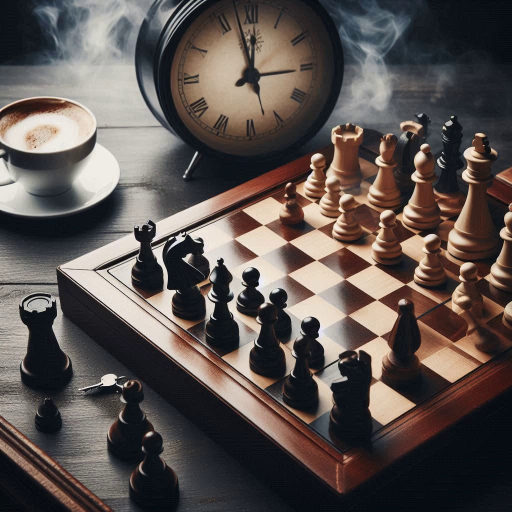
#> input picture frame 100 of hw3/part2/Chess_Video.mp4, 1024 x 1024 px (shown at 1/2 size)
$ jupyter execute part2.ipynb   (shell and % lines are left out)
#> lines starting #> are read from the running program, lines starting #| are printed output that depends on the picture; after the words box and inside, x2 and y2 are one past the last pixel; in counts of white or black regions, pixels touching at a corner belong together
[cell 1]

from moviepy.editor import VideoFileClip, ImageClip, TextClip, CompositeVideoClip

[cell 2]
import cv2
import numpy as np
from moviepy.editor import VideoFileClip, CompositeVideoClip
from moviepy.video.fx.all import resize

def resize_caption_font(text, frame_size, max_width, max_height):
    font_scale = 1
    font = cv2.FONT_HERSHEY_SIMPLEX
    while True:
        text_size, _ = cv2.getTextSize(text, font, font_scale, 2)
        text_width, text_height = text_size
        if text_width > max_width or text_height > max_height:
            font_scale -= 0.1
            if font_scale <= 0.1:
                break
        else:
            break
    return font_scale

def add_captions_to_video(input_video, output_video, captions):
    # Load the video
#> called with input_video = 'Chess_Video.mp4', output_video = 'video_with_captions.mp4'
    cap = cv2.VideoCapture(input_video)
    fps = int(cap.get(cv2.CAP_PROP_FPS))
    width = int(cap.get(cv2.CAP_PROP_FRAME_WIDTH))
    height = int(cap.get(cv2.CAP_PROP_FRAME_HEIGHT))

    # Define codec and create VideoWriter object
    fourcc = cv2.VideoWriter_fourcc(*'mp4v')
    out = cv2.VideoWriter('temp_video.mp4', fourcc, fps, (width, height))

    # Process each frame and add captions
    frame_count = 0
    total_frames = int(cap.get(cv2.CAP_PROP_FRAME_COUNT))
    start_time = 0
    caption_index = 0

    while True:
        ret, frame = cap.read()
#> frame is the input picture: shape (1024, 1024, 3); mean B, G, R 79.7, 82.8, 91.7
        if not ret:
            break

        current_time = frame_count / fps

        if caption_index < len(captions):
            caption, duration = captions[caption_index]
            end_time = start_time + duration
            if current_time > end_time:
                caption_index += 1
                start_time = end_time
                if caption_index < len(captions):
                    caption, duration = captions[caption_index]
                    end_time = start_time + duration

            if start_time <= current_time <= end_time:
                # Resize font to fit within the frame
                font_scale = resize_caption_font(caption, (width, height), width - 40, height // 5)
                font = cv2.FONT_HERSHEY_SIMPLEX
                font_color = (255, 255, 255)
                thickness = 2
                text_size, _ = cv2.getTextSize(caption, font, font_scale, thickness)
                text_width, text_height = text_size
                x = (width - text_width) // 2
                y = height - 20
                cv2.putText(frame, caption, (x, y), font, font_scale, font_color, thickness)
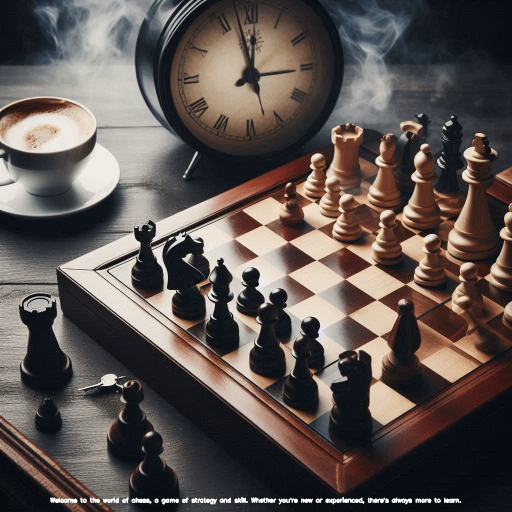
#> frame: shape (1024, 1024, 3) (shown at 1/2 size); 0.48% of pixels changed, all inside (x1, y1, x2, y2) = (100, 994, 922, 1009)

        out.write(frame)
        frame_count += 1

    cap.release()
    out.release()

    # Preserve the audio using moviepy
    video_clip = VideoFileClip(input_video)
    new_video_clip = VideoFileClip('temp_video.mp4')
    final_clip = CompositeVideoClip([new_video_clip.set_audio(video_clip.audio)])
    final_clip.write_videofile(output_video, codec='libx264', audio_codec='aac')

# Define captions and their durations (in seconds)
captions = [
    ("Welcome to the world of chess, a game of strategy and skill. Whether you're new or experienced, there's always more to learn.", 9),
    ("Explore the unique movements of each chess piece and their roles, which can give you an edge on the board.", 10),
    ("Discover strategies from opening moves to mid-game tactics that can help you control the game and lead to victory.", 8),
    ("Experience the excitement of competitive tournaments, both online and in person, where you can test your skills.", 8),
    ("Finally, master endgame techniques to secure your win — the decisive phase where many matches are won or lost.", 7)
]

# Call the function
add_captions_to_video('Chess_Video.mp4', 'video_with_captions.mp4', captions)
